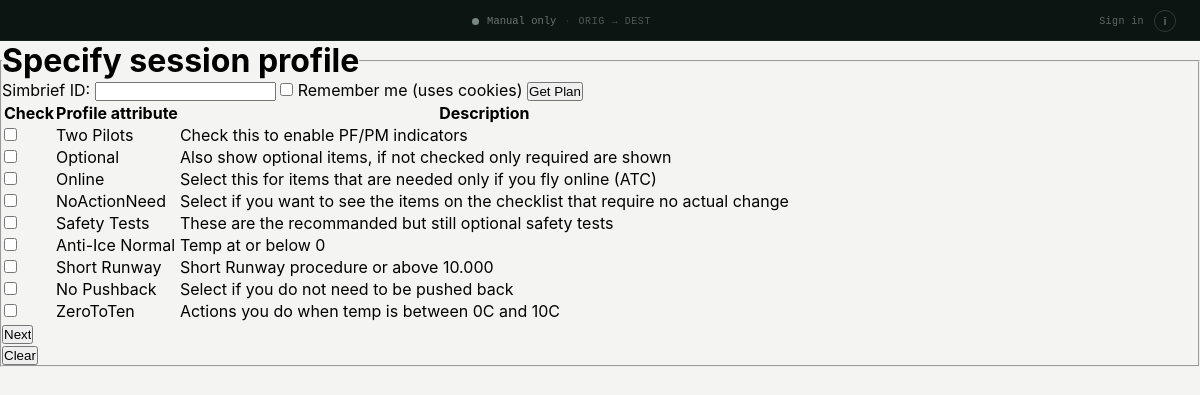
The page / on the database its author committed.
### checklist/models.py (models this page shows, shortened)
class Attribute(models.Model):
    title = models.CharField(max_length=30)
    order = models.PositiveIntegerField()
    description = models.TextField(blank=True)
    show = models.BooleanField(default="True")
    over_ruled_by = models.ForeignKey(
        "self", on_delete=models.SET_NULL, blank=True, null=True
    )
    btn_color = ColorField(default="#194D33")

### checklist/views.py (the view, shortened to what this page needs)
# urls.py: path("", views.profile_view, name="start"),
def profile_view(request):
    simbrief_pilot_id = None
    if "simbrief_id" in request.POST:
        simbrief_pilot_id = request.POST["simbrief_id"]
    elif "simbrief_pilot_id" in request.COOKIES:
        simbrief_pilot_id = request.COOKIES.get("simbrief_pilot_id")
    elif "simbrief_pilot_id" in request.session:
        simbrief_pilot_id = request.session["simbrief_pilot_id"]
    simbrief = None
    context = {
        "attributes": Attribute.objects.order_by("order"),
        "simbrief_id": simbrief_pilot_id or "",
        **get_simbrief_context(simbrief),
    }
    response = TemplateResponse(request, "checklist/profile.html", context)
    if (request.COOKIES.get("simbrief_pilot_id")) or (
        "remember_me" in request.POST and simbrief_pilot_id
    ):
        expiration_date = now() + timedelta(days=31)
        response.set_cookie(
            "simbrief_pilot_id",
            simbrief_pilot_id,
            expires=expiration_date,
            secure=True,  # Ensures the cookie is sent over HTTPS only
            httponly=True,  # Prevents JavaScript access to the cookie
            samesite="Lax",  # Restricts cross-site cookie sharing
        )
    else:
        response.delete_cookie("simbrief_pilot_id")
    return response

### checklist/templatetags/environment_tags.py (called while the page is built)
@register.filter
def setting(key):
    return getattr(conf_settings, key, None)

### checklist/views.py (called while the page is built)
def get_simbrief_context(simbrief=None):
    return {
        "origin": getattr(simbrief, "origin", "Unknown"),
        "elevation": getattr(simbrief, "elevation", "Unknown"),
        "temperature": getattr(simbrief, "temperature", "Unknown"),
        "runway": getattr(simbrief, "runway", "Unknown"),
        "rwy_length": getattr(simbrief, "rwy_length", "Unknown"),
        "altimeter": getattr(simbrief, "altimeter", "Unknown"),
        "flap_setting": getattr(simbrief, "flap_setting", "Unknown"),
        "bleed_setting": getattr(simbrief, "bleed_setting", "Unknown"),
        "error_message": getattr(simbrief, "error_message", ""),
    }

### checklist/templates/checklist/profile.html (shortened to what this page needs)
{% extends "checklist/base.html" %}
{% load environment_tags %}
{% block content %}
    <div class="fit-content">
        <fieldset class="no-border">
            <legend>
                <h1>Specify session profile</h1>
            </legend>
            <div class="profile-section">
                {% if simbrief_id and error_message is None %}
                    <p class="styled-text">
                        Departure Airport: <strong>{{ origin }}</strong>,
                        Alt: <strong>{{ elevation }}</strong>,
                        RWY:<strong>{{ runway }} ({{ rwy_length }})</strong>,
                        Temp:<strong>{{ temperature }}</strong>
                    </br>
                    Departure setting - Flaps: <strong>{{ flap_setting }}</strong> Bleed: <strong>{{ bleed_setting }}</strong>
                    (based on Simbrief plan, not a proper takeoff performance calculation)
                </p>
            {% else %}
                <p class="styled-text">
                    <form action="{% url 'checklist:profile' %}"
                          method="post"
                          class="profile-form">
                        <label for="simbrief_id" class="form-label">Simbrief ID:</label>
                        <input type="text"
                               id="simbrief_id"
                               name="simbrief_id"
                               value="{{ simbrief_id }}"
                               class="form-input">
                        <label for="remember_me" class="form-label form-right">
                            <input type="checkbox"
                                   id="remember_me"
                                   name="remember_me"
                                   value="1"
                                   class="form-checkbox"
                                   {% if remember_me %}checked{% endif %}>
                            Remember me (uses cookies)
                        </label>
                        <input type="submit" value="Get Plan" class="btn btn-right">
                    </form>
                </p>
            {% endif %}
        </div>
        <form action="{% url 'checklist:update_profile' %}" method="post">
            <table id="Table1" class="styled-table">
                <thead>
                    <tr>
                        <th>Check</th>
                        <th>Profile attribute</th>
                        <th>Description</th>
                    </tr>
                </thead>
                <tbody>
                    <tr>
                        <td>
                            <input type="checkbox"
                                   name="dual_mode"
                                   id="dual_mode"
                                   value="True"
                                   {% if request.session.dual_mode %}CHECKED{% endif %} />
                        </td>
                        <td>
                            <label for="dual_mode">Two Pilots</label>
                        </td>
                        <td>
                            <label for="dual_mode">Check this to enable PF/PM indicators</label>
                        </td>
                    </tr>
                    {% for check in attributes.all %}
                        {% if check.show %}
                            <tr>
                                <td>
                                    <input type="checkbox"
                                           name="attributes"
                                           id="{{ forloop.counter }}"
                                           value="{{ check.id }}"
                                           {% if check.id in request.session.attrib %}CHECKED{% endif %} />
                                </td>
                                <td>
                                    <label for="{{ forloop.counter|escape }}">{{ check.title }}</label>
                                </td>
                                <td>
                                    <label for="{{ forloop.counter }}">{{ check.description }}</label>
                                </td>
                            </tr>
                        {% endif %}
                    {% endfor %}
                </tbody>
            </table>
            <input class="btn btn-right" type="submit" value="Next">
        </form>
        <form action="{% url 'checklist:profile' %}"
              method="post"
              class="inline"
              id="clear-form">
            <button type="submit"
                    class="btn btn-left"
                    id="clear-button"
                    data-cookie-present="{% if request.COOKIES.simbrief_pilot_id %}true{% else %}false{% endif %}">
                Clear
            </button>
        </form>
    </fieldset>
</div>
{% endblock content %}

### checklist/templates/checklist/base.html (shortened to what this page needs)
<!DOCTYPE html>
<html lang="en">
<head>
    {% load static %}
    {% load environment_tags %}
    <link rel="stylesheet" href="{% static 'checklist/css/tokens.css' %}">
    <link rel="stylesheet" href="{% static 'checklist/css/layout.css' %}">
    <link rel="stylesheet" href="{% static 'checklist/css/components.css' %}">
    <link rel="stylesheet" href="{% static 'checklist/css/states.css' %}">
</head>
<body>
    <div class="conn-bar"
         data-route="{% if request.session.sb_origin %}{{ request.session.sb_origin }}{% if request.session.sb_destination %} → {{ request.session.sb_destination }}{% endif %}{% endif %}">
        <div class="conn-status-group">
            <div class="sim-dot" id="sim-dot"></div>
            <span class="conn-status-text" id="conn-status">Manual only</span>
            <span class="conn-sep" aria-hidden="true">·</span>
            <span class="conn-route">{{ request.session.sb_origin|default:"ORIG" }} → {{ request.session.sb_destination|default:"DEST" }}</span>
        </div>
        <div class="conn-actions">
            {% if user.is_authenticated %}
            <a href="{% url 'logout_confirm' %}" class="conn-auth-link">{{ user.username }}</a>
            {% else %}
            <a href="{% url 'login' %}" class="conn-auth-link">Sign in</a>
            {% endif %}
            <button class="info-btn" id="info-open-btn" aria-label="Open info panel">i</button>
        </div>
    </div>
    <div class="page {% block page_class %}{% endblock page_class %}" id="page">
        {% block content %}{% endblock content %}
    </div>
</body>
</html>

### checklist/static/checklist/css/tokens.css (style rules this page uses)
:root { --font-sans: -apple-system, 'Segoe UI', system-ui, sans-serif; --font-mono: 'SF Mono', 'Cascadia Mono', 'Fira Mono', 'Consolas', 'Liberation Mono', monospace; --color-teal-dark: #0F6B54; --color-teal-mid: #1A8A6C; --color-teal-bright: #22C9A0; --color-bg: #F4F5F3; --color-card: #FFFFFF; --color-dark: #0D1512; --color-ink: #111714; --color-ink-mid: #3D4842; --color-ink-muted: #7A8882; --color-ink-faint: #B8C0BC; --color-border: #E2E6E4; --color-border-mid: #C8D0CC; --color-checked-bg: #F0FAF6; --color-amber: #F5A623; --color-red: #C94040; --color-danger: #C0392B; --color-danger-bg: #FDF2F1; --space-1: 4px; --space-2: 8px; --space-3: 12px; --space-4: 16px; --space-5: 20px; --space-6: 24px; --radius-sm: 6px; --radius-md: 10px; --radius-lg: 12px; --transition-fast: 0.18s ease; --transition-panel: 0.28s cubic-bezier(0.4, 0, 0.2, 1); }

### checklist/static/checklist/css/layout.css (style rules this page uses)
*, *::before, *::after { box-sizing: border-box; margin: 0; padding: 0; }
html, body { height: 100%; }
body { font-family: var(--font-sans); background: var(--color-bg); display: flex; flex-direction: column; overflow: hidden; }
.conn-bar { flex-shrink: 0; background: var(--color-dark); padding: 9px 14px 10px; display: flex; align-items: center; justify-content: space-between; border-bottom: 1px solid rgba(255, 255, 255, 0.05); position: relative; z-index: 10; }
.page { flex: 1; overflow-y: auto; display: flex; flex-direction: column; position: relative; }
@media (min-width: 900px) { .conn-bar { display: flex; align-items: center; padding: 10px 24px 8px; } }
@media (min-width: 900px) { .conn-status-group { flex: 1; justify-content: center; } }
@media (min-width: 900px) { .conn-actions { flex-shrink: 0; margin-left: 0; } }
@media (min-width: 900px) { .page { background: var(--color-bg); } }

### checklist/static/checklist/css/components.css (style rules this page uses)
.sim-dot { width: 7px; height: 7px; border-radius: 50%; background: var(--color-ink-muted); flex-shrink: 0; }
.conn-status-text { font-family: var(--font-mono); font-size: 10.5px; color: rgba(255, 255, 255, 0.4); }
.info-btn { width: 22px; height: 22px; border-radius: 50%; border: 1.5px solid rgba(255, 255, 255, 0.15); background: transparent; display: flex; align-items: center; justify-content: center; cursor: pointer; color: rgba(255, 255, 255, 0.35); font-size: 11px; font-weight: 600; user-select: none; flex-shrink: 0; transition: border-color var(--transition-fast), color var(--transition-fast); }
.conn-status-group { display: flex; align-items: center; gap: var(--space-2); }
.conn-sep { font-family: var(--font-mono); font-size: 10px; color: rgba(255, 255, 255, 0.15); }
.conn-route { font-family: var(--font-mono); font-size: 10px; color: rgba(255, 255, 255, 0.28); letter-spacing: 0.06em; }
.conn-actions { display: flex; align-items: center; gap: 10px; margin-left: auto; }
.conn-auth-link { font-family: var(--font-mono); font-size: 10px; color: rgba(255, 255, 255, 0.35); text-decoration: none; letter-spacing: 0.04em; white-space: nowrap; transition: color var(--transition-fast); }

### rows shown on the page
Attribute: title "Optional", description "Also show optional items, if not checked only required are shown"
Attribute: title "Online", description "Select this for items that are needed only if you fly online (ATC)"
Attribute: title "NoActionNeed", description "Select if you want to see the items on the checklist that require no actual change"
Attribute: title "Safety Tests", description "These are the recommanded but still optional safety tests"
Attribute: title "Anti-Ice Normal", description "Temp at or below 0"
Attribute: title "Short Runway", description "Short Runway procedure or above 10.000"
Attribute: title "No Pushback", description "Select if you do not need to be pushed back"
Attribute: title "ZeroToTen", description "Actions you do when temp is between 0C and 10C"

### other values the page prints
{{ request.session.sb_origin|default:"ORIG" }} "ORIG"
{{ request.session.sb_destination|default:"DEST" }} "DEST"
